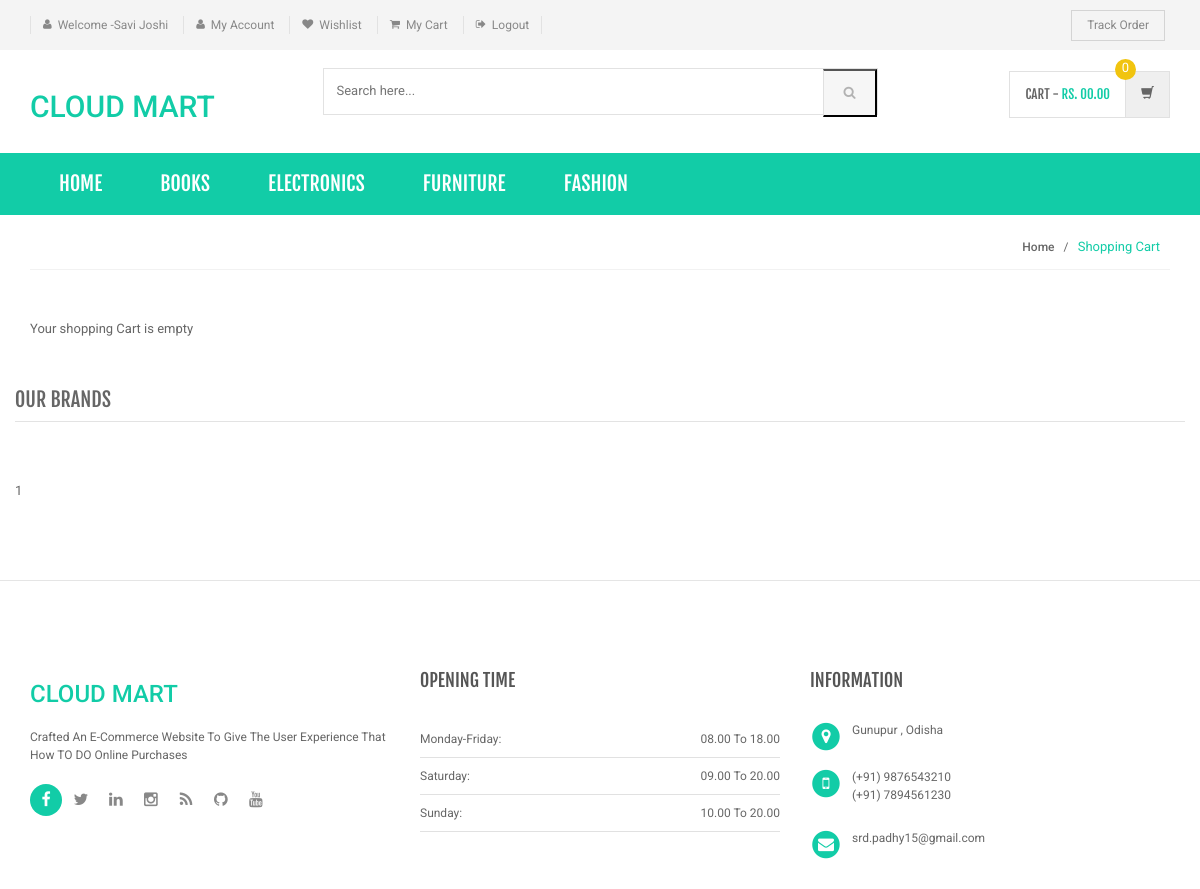
Screenshot of /User Panel/my-cart.php (signed in) with the database file from the repository.
### tables this page shows
CREATE TABLE `category` (
  `id` int(11) NOT NULL,
  `categoryName` varchar(255) DEFAULT NULL,
  `categoryDescription` longtext,
  `creationDate` timestamp NOT NULL DEFAULT CURRENT_TIMESTAMP,
  `updationDate` varchar(255) DEFAULT NULL
);

### User Panel/includes/menu-bar.php (the view, shortened to what this page needs)
<div class="header-nav animate-dropdown">
    <div class="container">
        <div class="yamm navbar navbar-default" role="navigation">
            <div class="nav-bg-class">
                <div class="navbar-collapse collapse" id="mc-horizontal-menu-collapse">
	<div class="nav-outer">
		<ul class="nav navbar-nav">
			<li class="active dropdown yamm-fw">
				<a href="index.php" data-hover="dropdown" class="dropdown-toggle">Home</a>
			</li>
              <?php $sql=mysqli_query($con,"select id,categoryName  from category limit 6");
while($row=mysqli_fetch_array($sql))
{
    ?>
			<li class="dropdown yamm">
				<a href="category.php?cid=<?php echo $row['id'];?>"> <?php echo $row['categoryName'];?></a>
			</li>
			<?php } ?>
		</ul>
		<div class="clearfix"></div>
	</div>
</div>
            </div>
        </div>
    </div>
</div>

### User Panel/assets/css/green.css (style rules this page uses)
a { color: #12cca7; }
.header-style-1 .header-nav { background: #12cca7; }
.cnt-home .header-style-1 .header-nav .navbar .navbar-nav > li.active { background: #12cca7; }

### User Panel/assets/css/lightbox.css (style rules this page uses)
body:after { content: url(../images/close.png) url(../images/loading.gif) url(../images/prev.png) url(../images/next.png); display: none; }

### User Panel/assets/css/blue.css (style rules this page uses)
a { color: #3498db; }
.header-style-1 .header-nav { background: #3498db; }
.cnt-home .header-style-1 .header-nav .navbar .navbar-nav > li.active { background: #1d6ca1; }

### User Panel/assets/css/red.css (style rules this page uses)
a { color: #ff6c6c; }
.header-style-1 .header-nav { background: #ff6c6c; }
.cnt-home .header-style-1 .header-nav .navbar .navbar-nav > li.active { background: #ff1a1a; }

### User Panel/assets/css/orange.css (style rules this page uses)
a { color: #f39c12; }
.header-style-1 .header-nav { background: #f39c12; }
.cnt-home .header-style-1 .header-nav .navbar .navbar-nav > li.active { background: #ab6c09; }

### User Panel/assets/css/dark-green.css (style rules this page uses)
a { color: #12cca7; }
.header-style-1 .header-nav { background: #12cca7; }
.cnt-home .header-style-1 .header-nav .navbar .navbar-nav > li.active { background: #0b816a; }

### rows the page displays
category: categoryName "BOOKS"
category: categoryName "ELECTRONICS"
category: categoryName "FURNITURE"
category: categoryName "FASHION"

### other values shown
$_SESSION['username'] "Savi Joshi"
include('includes/brands-slider.php') "1"
